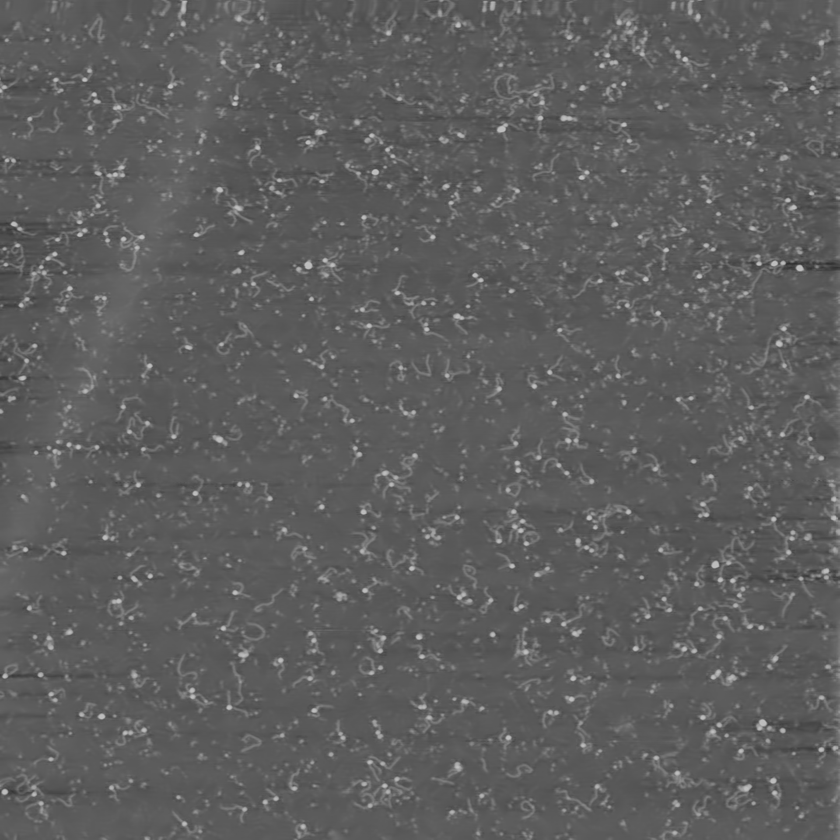
%> input picture New folder/some_denoised_images/043_denoised.tif, 840 x 840 px, shrunk from 1920 x 1920 before the run
$ octave --eval "result = medianfilter(imread('../some_denoised_images/043_denoised.tif'));"   (GNU Octave 9; MATLAB toolbox functions it lacks are replaced by stand-ins)
%> lines starting %> are read from the running program, lines starting %| are printed output that depends on the picture
### New folder/Lina/showFT.m
function showFT(im_ft)
    imshow(mat2gray(100*log(1+abs(fftshift(im_ft)))),[])

### New folder/Lina/medianfilter.m
function im_f = medianfilter(im)
    %im_f = medfilt2(im);
    % http://stackoverflow.com/questions/27535535/matlab-median-filter-code
    im_pad = padarray(im, [1 1]);
    im_col = im2col(im_pad, [3 3], 'sliding');
    sorted_cols = sort(im_col, 1, 'ascend');
    im_f = col2im(sorted_cols(5, :), [3 3], size(im_pad), 'sliding');
    im_f = mat2gray(im_f);
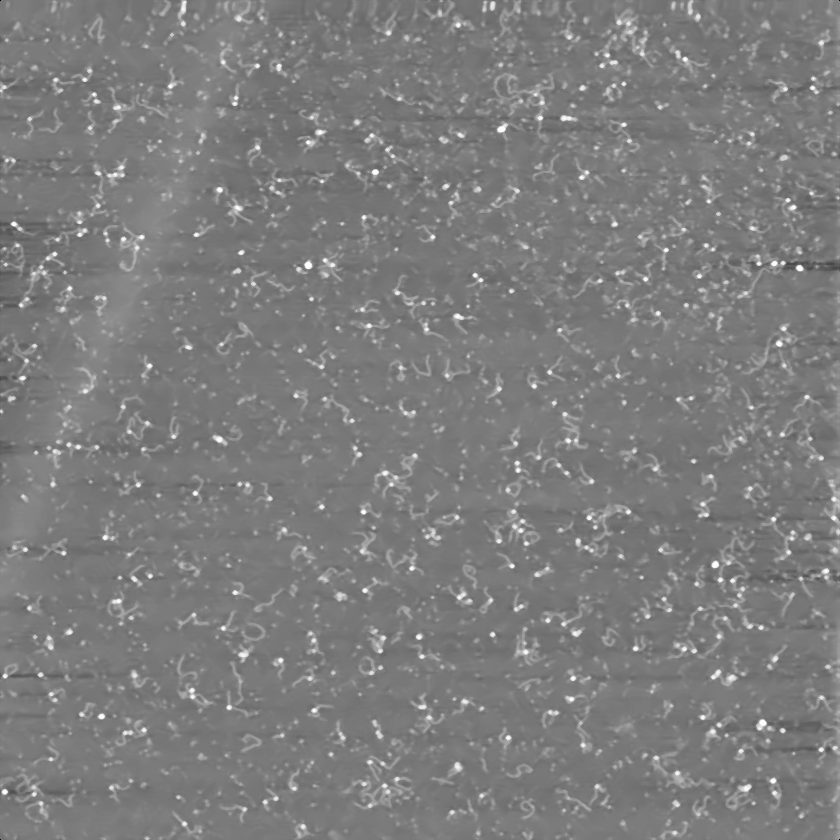
%> im_f: size 840x840 double; min 0, max 1, mean 0.493
    figure('Name', 'Median filter')
    subplot(2,2,1)
    imshow(im)
    title('Original image')
    subplot(2,2,2)
    imshow(im_f)
    title('Median filtered image')

    % Fourier Analysis
    ft_im =fft2(im);
    %ft_im = mat2gray(ft_im);
    subplot(2,2,3)
    showFT(ft_im)
%> in showFT, `imshow(mat2gray(100*log(1+abs(fftshift(im_ft)))),[])`:
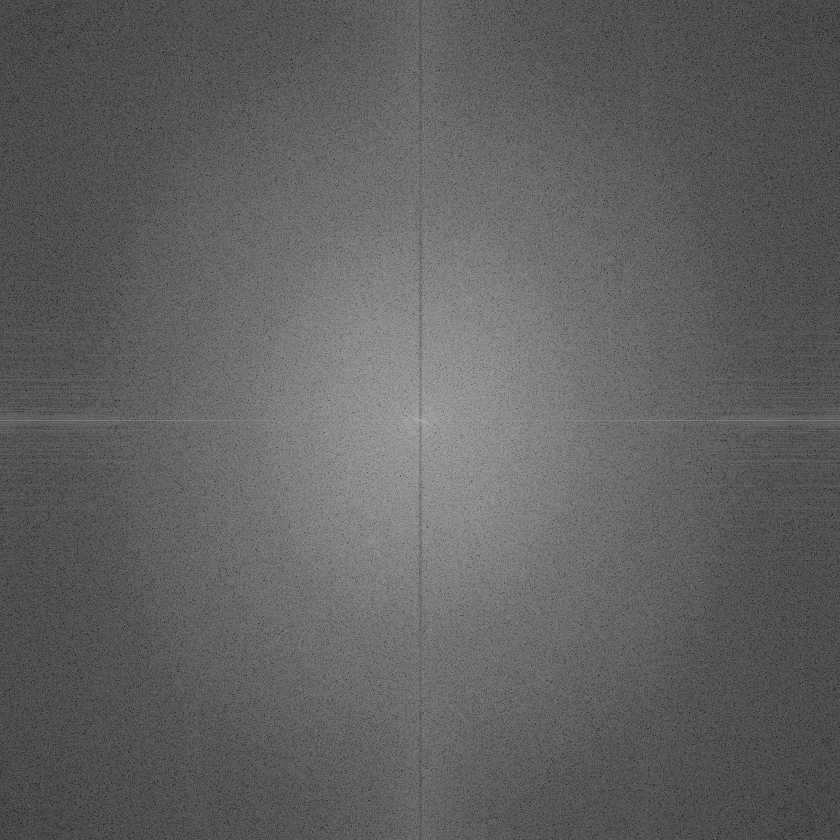
%> displayed picture: size 840x840, on the screen's scale of 0 to 255; min 0, max 255, mean 96.9
    title('FT original image')
    % Fourier Analysis
    ft_bg =fft2(im_f);
    %ft_bg = mat2gray(ft_bg);
    subplot(2,2,4)
    showFT(ft_bg)
%> in showFT (call 2), `imshow(mat2gray(100*log(1+abs(fftshift(im_ft)))),[])`:
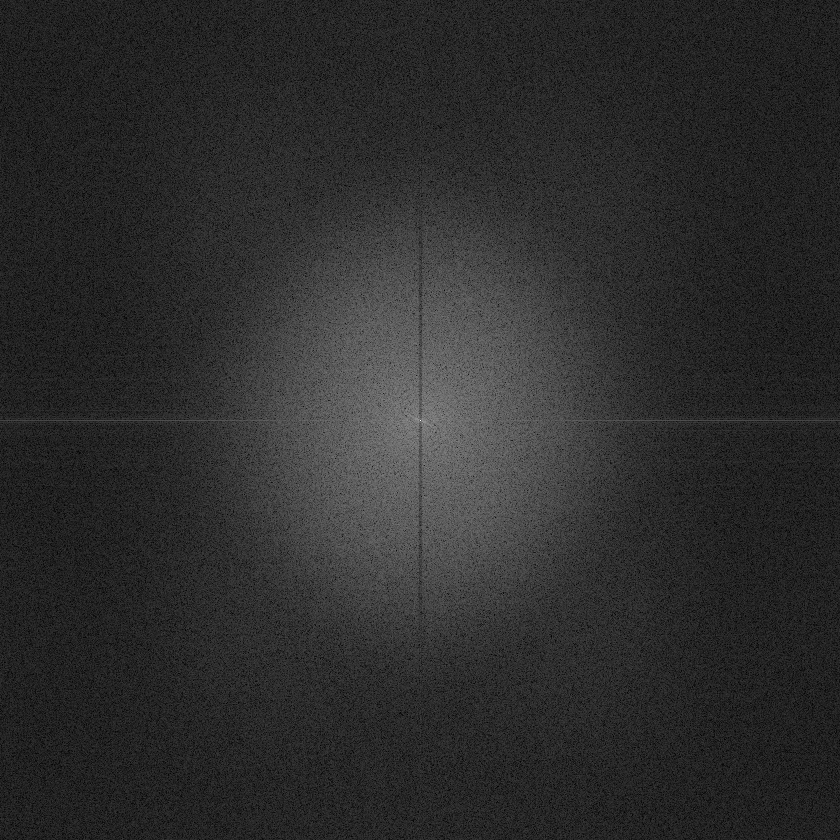
%> displayed picture: size 840x840, on the screen's scale of 0 to 255; min 0, max 255, mean 45.1
    title('FT Median filtered image')

$ run again, on New folder/some_denoised_images/den_bad_lf.tif
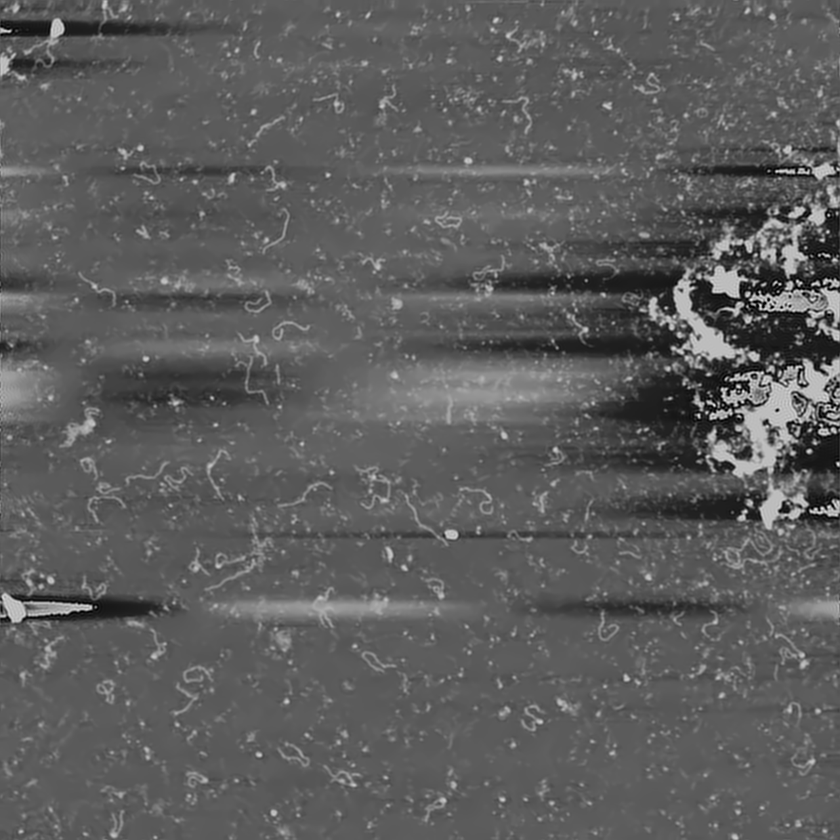
%> input picture New folder/some_denoised_images/den_bad_lf.tif, 840 x 840 px, shrunk from 1280 x 1280 before the run
%> in medianfilter, `im_f = mat2gray(im_f);`:
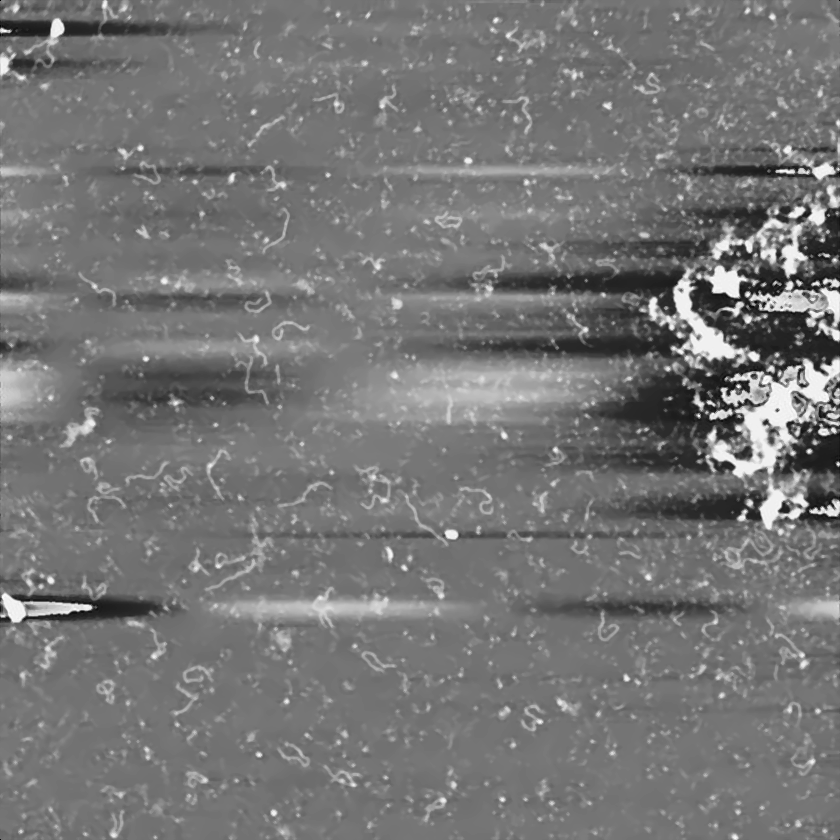
%> im_f: size 840x840 double; min 0, max 1, mean 0.463
%> in showFT (call 2), `imshow(mat2gray(100*log(1+abs(fftshift(im_ft)))),[])`:
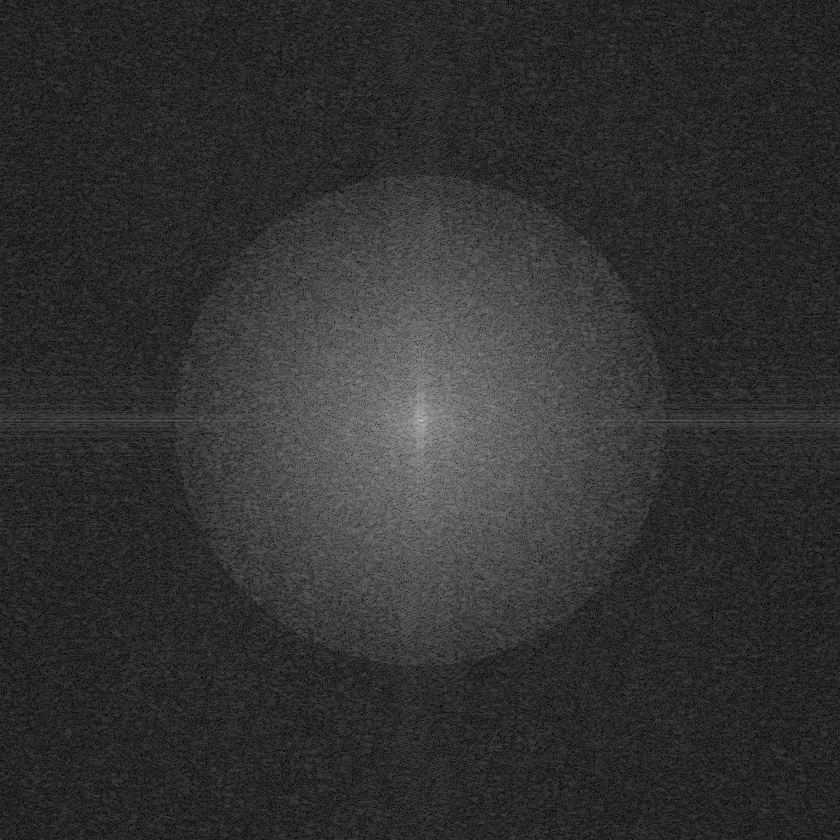
%> displayed picture: size 840x840, on the screen's scale of 0 to 255; min 0, max 255, mean 49.1
